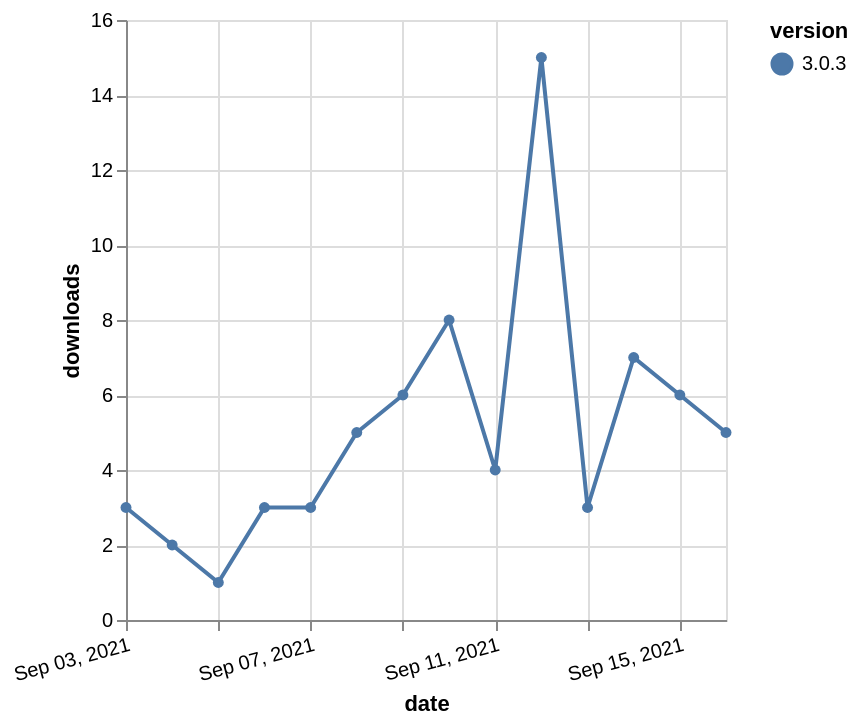

Write a Vega-Lite specification for this figure.
### Vega-Lite specification from a JSON file in a GitHub repository (floating-point values rounded to 4 significant figures)
{"$schema": "https://vega.github.io/schema/vega-lite/v5.json", "description": "A simple bar chart with embedded data.", "data": {"values": [{"date": "2021-09-03", "total": 597, "delta": 3, "version": "3.0.3"}, {"date": "2021-09-04", "total": 599, "delta": 2, "version": "3.0.3"}, {"date": "2021-09-05", "total": 600, "delta": 1, "version": "3.0.3"}, {"date": "2021-09-06", "total": 603, "delta": 3, "version": "3.0.3"}, {"date": "2021-09-07", "total": 606, "delta": 3, "version": "3.0.3"}, {"date": "2021-09-08", "total": 611, "delta": 5, "version": "3.0.3"}, {"date": "2021-09-09", "total": 617, "delta": 6, "version": "3.0.3"}, {"date": "2021-09-10", "total": 625, "delta": 8, "version": "3.0.3"}, {"date": "2021-09-11", "total": 629, "delta": 4, "version": "3.0.3"}, {"date": "2021-09-12", "total": 644, "delta": 15, "version": "3.0.3"}, {"date": "2021-09-13", "total": 647, "delta": 3, "version": "3.0.3"}, {"date": "2021-09-14", "total": 654, "delta": 7, "version": "3.0.3"}, {"date": "2021-09-15", "total": 660, "delta": 6, "version": "3.0.3"}, {"date": "2021-09-16", "total": 665, "delta": 5, "version": "3.0.3"}]}, "width": "container", "mark": {"type": "line", "point": {"filled": true}}, "encoding": {"x": {"field": "date", "type": "temporal", "timeUnit": "yearmonthdate", "title": "date", "axis": {"labelAngle": -15}}, "y": {"field": "delta", "type": "quantitative", "title": "downloads"}, "color": {"field": "version", "type": "nominal"}, "tooltip": {"field": "delta"}}}
